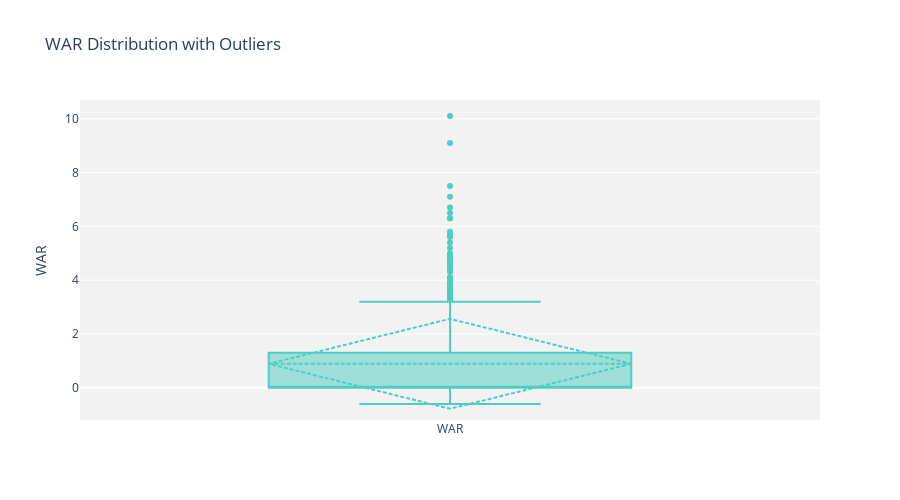

The code cell stored with this chart in its notebook:
### Code cell
# =============================================================================
# OUTLIER DETECTION
# =============================================================================

print("="*60)
print("OUTLIER DETECTION")
print("="*60)

if 'WAR' in df.columns:
    # Calculate IQR
    Q1 = df['WAR'].quantile(0.25)
    Q3 = df['WAR'].quantile(0.75)
    IQR = Q3 - Q1

    lower_bound = Q1 - 1.5 * IQR
    upper_bound = Q3 + 1.5 * IQR

    outliers = df[(df['WAR'] < lower_bound) | (df['WAR'] > upper_bound)]

    print(f"\n📊 WAR Outliers:")
    print(f"   • Q1: {Q1:.2f}")
    print(f"   • Q3: {Q3:.2f}")
    print(f"   • IQR: {IQR:.2f}")
    print(f"   • Lower bound: {lower_bound:.2f}")
    print(f"   • Upper bound: {upper_bound:.2f}")
    print(f"   • Number of outliers: {len(outliers)} ({len(outliers)/len(df)*100:.1f}%)")

    if len(outliers) > 0:
        print("\n🌟 Top Outliers (High WAR):")
        high_outliers = outliers.nlargest(10, 'WAR')
        display_cols = ['Name', 'teamID', 'yearID', 'WAR'] if all(col in outliers.columns for col in ['Name', 'teamID', 'yearID']) else ['WAR']
        display(high_outliers[display_cols])

    # Box plot with outliers highlighted
    fig = go.Figure()

    fig.add_trace(go.Box(
        y=df['WAR'],
        name='WAR',
        boxmean='sd',
        marker_color='#4ecdc4',
        boxpoints='outliers'
    ))

    fig.update_layout(
        title='WAR Distribution with Outliers',
        yaxis_title='WAR',
        height=500,
        plot_bgcolor='rgba(0,0,0,0.05)'
    )

    fig.show()

else:
    print("❌ WAR column not found")

### Figure 1 — Plotly figure (JSON) as saved in the notebook; plotly's stock layout.template omitted (floating-point values rounded to 4 significant figures; data arrays with more than 128 entries replaced by an {"elided": "..."} marker saying what was removed)
{"data": [{"boxmean": "sd", "boxpoints": "outliers", "marker": {"color": "#4ecdc4"}, "name": "WAR", "y": {"elided": "452 float values"}, "type": "box"}], "layout": {"title": {"text": "WAR Distribution with Outliers"}, "yaxis": {"title": {"text": "WAR"}}, "height": 500, "plot_bgcolor": "rgba(0,0,0,0.05)"}}
